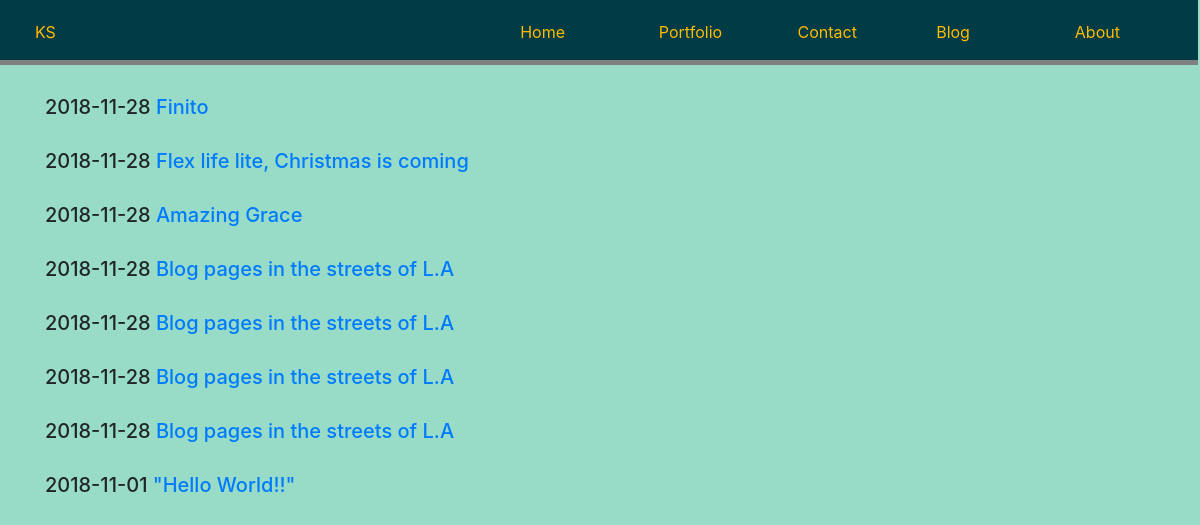
Screenshot of /blog/ with the database file from the repository.
### blog/models.py (models this page shows, shortened)
class Post(models.Model):
    title = models.CharField(max_length = 200)
    body = models.TextField()
    date = models.DateTimeField()

### blog/templates/blog/blog.html
{% extends "personal/Sample/header.html" %}
{% block content %}
	{% for post in object_list %}
		<h5 style="margin: 30px;">{{ post.date|date:"Y-m-d" }}<a href="/blog/{{post.id}}"> {{post.title}}</a></h5>
	{% endfor %}
{% endblock %}

### personal/templates/personal/Sample/header.html (shortened to what this page needs)
<!DOCTYPE html>
<html lang = 'en'>
<head>
		{% load staticfiles %}
		<link rel="stylesheet" type="text/css" href="/static/bootstrap.min.css">
</head>
<body class="body" style="background-color: #98dbc6; width: 99%; ">
	<div class="row align-items-start container-fluid " style="width:104%; margin-left: 0px;">
		<div class="row " style="width:104%;background-color:#003b46; padding: 20px 0px 0px 10px; border-bottom: 5px solid grey; margin-left: -15px;">
			<p class="col" style="color: #FFBB00; margin-left: 10px;">KS</p>
			<ul class="col-7 list-unstyled ">
				<div class ='row nounderline'>
				<li class="col " ><a href="/" style="color: #FFBB00;">Home</a></li>
				<li class="col" ><a href="/portfolio/" style="color: #FFBB00;">Portfolio</a></li>
				<li class="col" ><a href="/contact/" style="color: #FFBB00;">Contact</a></li>
				<li class="col" ><a href="/blog/" style="color: #FFBB00;">Blog</a></li>
				<li class="col" ><a href="/about/" style="color: #FFBB00;">About</a></li>
			</ul>
				</div>
	<div>
			{% block content %}
			{% endblock %}
		</div>
</body>
</html>

### personal/templates/personal/Sample/header.html (style rules this page uses)
html, body { height: 100%; padding: 0; width: 97%; }

### rows the page displays
Post: date "2018-11-28", title "Finito"
Post: date "2018-11-28", title "Flex life lite, Christmas is coming"
Post: date "2018-11-28", title "Amazing Grace"
Post: date "2018-11-28", title "Blog pages in the streets of L.A"
Post: date "2018-11-28", title "Blog pages in the streets of L.A"
Post: date "2018-11-28", title "Blog pages in the streets of L.A"
Post: date "2018-11-28", title "Blog pages in the streets of L.A"
Post: date "2018-11-01", title "\"Hello World!!\""
